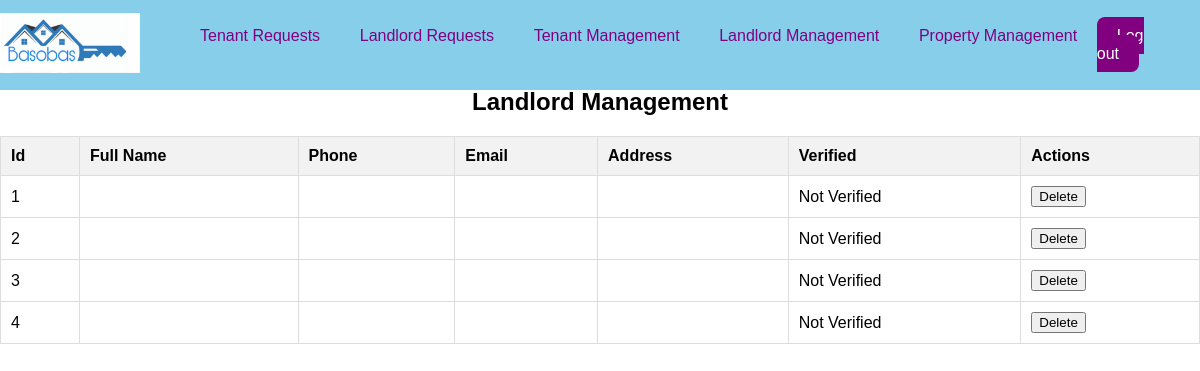
/admin.view.php, run on an earlier commit of the app's database.
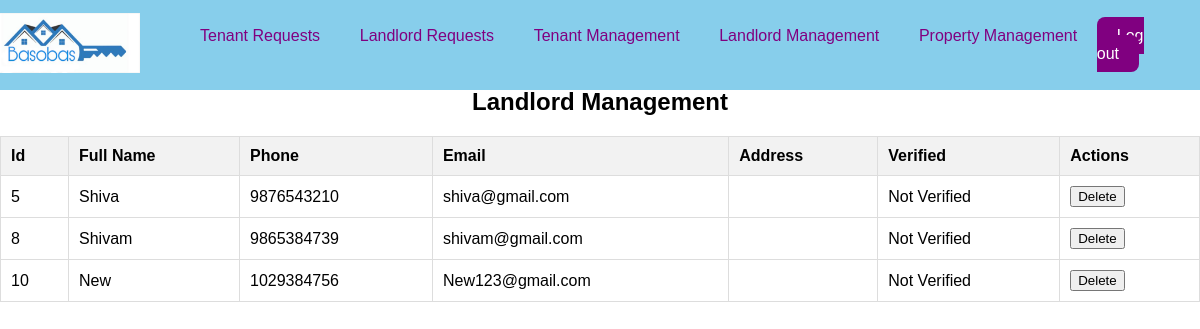
And on a later commit of the database.
### tables this page shows
CREATE TABLE `landlord` (
  `lid` int(11) NOT NULL,
  `lname` varchar(30) NOT NULL,
  `lpassword` varchar(255) DEFAULT NULL,
  `lemail` varchar(30) NOT NULL,
  `lphone` bigint(10) NOT NULL
);

### Database.php (called while the page is built, shortened)
<?php
    class Database
{
    private static $host = "localhost";
    private static $user = "root";
    private static $pass = "";
    private static $db = "basobas";
    public $con = null;
    public function __construct()
    {
        $this->con = mysqli_connect(self::$host, self::$user, self::$pass, self::$db);
    }
    public function getConnection()
    {
        if ($this->con != null) {
            return $this->con;
        }
        return null;
    }
}
?>

### crud.php (called while the page is built, shortened)
<?php
require "database.php";
class Crud{
    public $con = null;
    public function __construct(){
        $db = new Database();
        $this->con = $db->getConnection();
    }
public function selectNoCondition($table){
   $select = "select * from ".$table;
    $query = mysqli_query($this->con,$select);
    return $query;
}
}

### admin.view.php (the view, shortened to what this page needs)
<?php
require "crud.php";
$crud = new Crud();
?>
<!DOCTYPE html>
<html>
<head>
  <link rel="stylesheet" href="">
</head>
<body>
<header>
    <a href="#" class="logo"><img src="logo.png" alt=""></a>
    <ul class="navbar">
      <li><a href="admin.tenantreq.php">Tenant Requests</a></li>
      <li><a href="admin.landlordreq.php">Landlord Requests</a></li>
      <li><a href="admin.tenantmgmt.php">Tenant Management</a></li>
      <li><a href="admin.view.php">Landlord Management</a></li>
      <li><a href="admin.property.php">Property Management</a></li>
        </ul>
    <div class="header-btn">
      <a href="logout.php" class="log-in">Log out</a>
    </div>
  </header>
    <h1>Welcome, <?php echo $_SESSION["aname"];?></h1>
  <div class="rental-list">
    <h2>Landlord Management</h2>
    <table id="rentalTable">
      <thead>
        <tr>
          <th>Id</th>
          <th>Full Name</th>
          <th>Phone</th>
          <th>Email</th>
          <th>Address</th>
          <th>Verified</th>
          <th>Actions</th>
        </tr>
      </thead>
      <tbody id="rentalTableBody">
        <?php
         $table = "landlord";
         $select = $crud->selectNoCondition($table);
         while ($row = mysqli_fetch_assoc($select)) {
           $id = $row["lid"];
           $firstName = $row["lname"];
           $lastName = $row["llastname"];
           $Phone = $row["lphone"];
           $Email = $row["lemail"];
           $Address = $row["laddress"];
           $verified = $row["verified"];
         ?>
           <tr>
             <td><?php echo $id; ?></td>
             <td><?php echo $firstName." ". $lastName ?></td>
             <td><?php echo $Phone ?></td>
             <td><?php echo $Email ?></td>
             <td><?php echo $Address ?></td>
             <td><?php if($verified ==1) {echo "Verified";} else{echo "Not Verified";}?></td>
             <td><a href="delete.php?table=<?php echo $table; ?>&key=lid&value=<?php echo $id; ?>&action=delete"><button>Delete</button></a></td>
           </tr>
         <?php } ?>
      </tbody>
    </table>
  </div>
</body>
</html>

What changed in the data, as far as the page shows it:
removed landlord: lid "1", verified "Not Verified"
removed landlord: lid "2", verified "Not Verified"
removed landlord: lid "3", verified "Not Verified"
removed landlord: lid "4", verified "Not Verified"
added landlord: lid "5", lname "Shiva", lphone "9876543210", lemail "shiva@gmail.com", verified "Not Verified"
added landlord: lid "8", lname "Shivam", lphone "9865384739", lemail "shivam@gmail.com", verified "Not Verified"
added landlord: lid "10", lname "New", lphone "1029384756", lemail "New123@gmail.com", verified "Not Verified"
